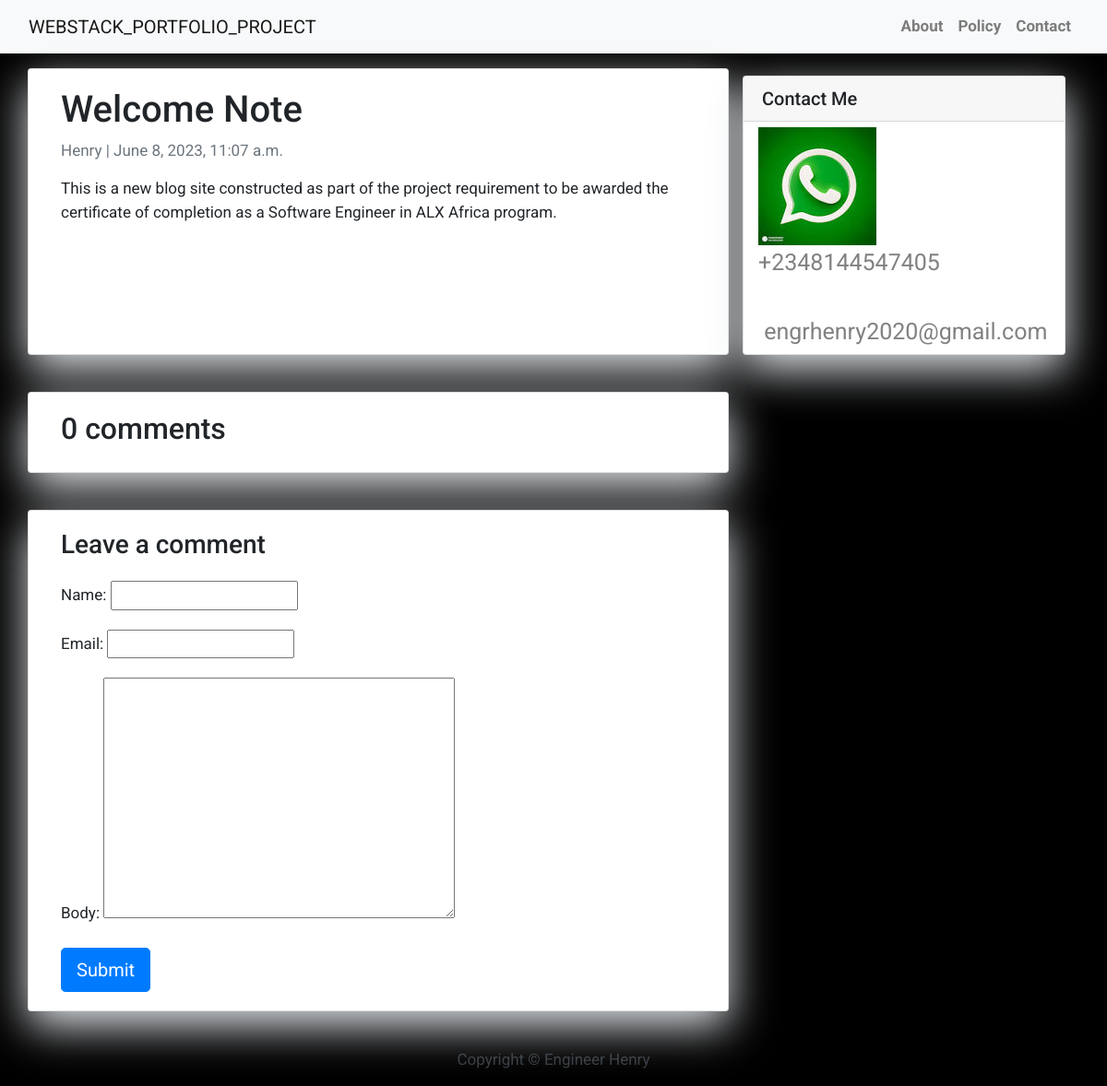
Page /engr-Henry/ on the committed database.
### app1/models.py (models this page shows, shortened)
class Post(models.Model):
    title = models.CharField(max_length=200, unique=True)
    slug = models.SlugField(max_length=200, unique=True)
    author = models.ForeignKey(User, on_delete= models.CASCADE,related_name='blog_posts')
    updated_on = models.DateTimeField(auto_now= True)
    content = models.TextField()
    created_on = models.DateTimeField(auto_now_add=True)
    status = models.IntegerField(choices=STATUS, default=0)
    class Meta:
        ordering = ['-created_on']

### app1/views.py (the view)
# urls.py: path('<slug:slug>/', views.post_detail, name='post_detail')
def post_detail(request, slug):
    template_name = 'post_detail.html'
    post = get_object_or_404(Post, slug=slug)
    comments = post.comments.filter(active=True)
    new_comment = None
    if request.method == 'POST':
        comment_form = CommentForm(data=request.POST)
        if comment_form.is_valid():
            new_comment = comment_form.save(commit=False)
            new_comment.post = post
            new_comment.save()
    else:
        comment_form = CommentForm()
    return render(request, template_name, {'post': post,
                                           'comments': comments,
                                           'new_comment': new_comment,
                                           'comment_form': comment_form})

### app1/forms.py
class CommentForm(forms.ModelForm):
    class Meta:
        model = Comment
        fields = ('name', 'email', 'body')

### templates/post_detail.html (shortened to what this page needs)
{% extends 'base.html' %} {% block content %}
<div class="container">
  <div class="row">
    <div class="col-md-8 card mb-4  mt-3 left  top">
      <div class="card-body">
        <h1>{% block title %} {{ post.title }} {% endblock title %}</h1>
        <p class=" text-muted">{{ post.author }} | {{ post.created_on }}</p>
        <p class="card-text ">{{ post.content | safe }}</p>
      </div>
    </div>
        {% block sidebar %} {% include 'sidebar.html' %} {% endblock sidebar %}
        <div class="col-md-8 card mb-4  mt-3 ">
          <div class="card-body">
            <h2>{{ comments.count }} comments</h2>
          </div>
        </div>
        <div class="col-md-8 card mb-4  mt-3 ">
          <div class="card-body">
            {% if new_comment %}
            <div class="alert alert-success" role="alert">
              Your comment is awaiting moderation
            </div>
            {% else %}
            <h3>Leave a comment</h3>
            <form method="post" style="margin-top: 1.3em;">
              {{ comment_form.as_p }}
              <button type="submit" class="btn btn-primary  btn-lg">Submit</button>
            </form>
            {% endif %}
          </div>
        </div>
      </div>
    </div>
{% endblock content %}

### templates/base.html (style rules this page uses)
body { font-family: "Roboto", sans-serif; font-size: 17px; background-color: black; }

### templates/sidebar.html (style rules this page uses)
.card { box-shadow: 0 16px 48px #E3E7EB; }

### rows in the picture
Post: title "Welcome Note", author "Henry", created_on "June 8, 2023, 11:07 a.m.", content "This is a new blog site constructed as part of the project requirement to be awarded the certificate of completion as a Software Engineer in ALX Africa program."

### other values in the picture
{{ comments.count }} "0"
